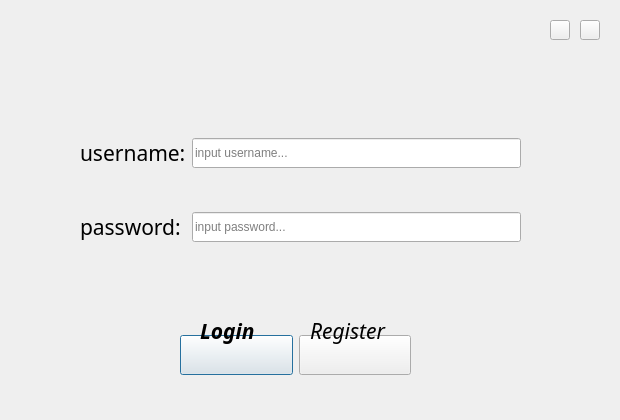
<?xml version="1.0" encoding="UTF-8"?>
<ui version="4.0">
 <class>loginpage</class>
 <widget class="QDialog" name="loginpage">
  <property name="geometry">
   <rect>
    <x>0</x>
    <y>0</y>
    <width>620</width>
    <height>420</height>
   </rect>
  </property>
  <property name="windowTitle">
   <string>Login</string>
  </property>
  <widget class="QWidget" name="mainWidget" native="true">
   <property name="geometry">
    <rect>
     <x>10</x>
     <y>10</y>
     <width>600</width>
     <height>400</height>
    </rect>
   </property>
   <widget class="QWidget" name="horizontalLayoutWidget_2">
    <property name="geometry">
     <rect>
      <x>170</x>
      <y>320</y>
      <width>231</width>
      <height>51</height>
     </rect>
    </property>
    <layout class="QHBoxLayout" name="horizontalLayout_2">
     <item>
      <widget class="QPushButton" name="loginbtn">
       <property name="minimumSize">
        <size>
         <width>0</width>
         <height>40</height>
        </size>
       </property>
       <property name="text">
        <string/>
       </property>
      </widget>
     </item>
     <item>
      <widget class="QPushButton" name="registerbtn">
       <property name="minimumSize">
        <size>
         <width>0</width>
         <height>40</height>
        </size>
       </property>
       <property name="text">
        <string/>
       </property>
      </widget>
     </item>
    </layout>
    <zorder>registerbtn</zorder>
    <zorder>loginbtn</zorder>
   </widget>
   <widget class="QWidget" name="verticalLayoutWidget_2">
    <property name="geometry">
     <rect>
      <x>70</x>
      <y>90</y>
      <width>441</width>
      <height>181</height>
     </rect>
    </property>
    <layout class="QGridLayout" name="gridLayout">
     <item row="0" column="0">
      <widget class="QLabel" name="username_2">
       <property name="enabled">
        <bool>true</bool>
       </property>
       <property name="sizeIncrement">
        <size>
         <width>0</width>
         <height>0</height>
        </size>
       </property>
       <property name="font">
        <font>
         <family>Corbel</family>
         <pointsize>16</pointsize>
         <weight>50</weight>
         <bold>false</bold>
        </font>
       </property>
       <property name="text">
        <string>username:</string>
       </property>
       <property name="margin">
        <number>10</number>
       </property>
      </widget>
     </item>
     <item row="0" column="1">
      <widget class="QLineEdit" name="usernameinput">
       <property name="minimumSize">
        <size>
         <width>0</width>
         <height>30</height>
        </size>
       </property>
       <property name="styleSheet">
        <string notr="true"/>
       </property>
       <property name="placeholderText">
        <string>input username...</string>
       </property>
      </widget>
     </item>
     <item row="1" column="0">
      <widget class="QLabel" name="passwd_2">
       <property name="font">
        <font>
         <family>Corbel</family>
         <pointsize>16</pointsize>
         <weight>50</weight>
         <bold>false</bold>
        </font>
       </property>
       <property name="text">
        <string>password:</string>
       </property>
       <property name="textFormat">
        <enum>Qt::AutoText</enum>
       </property>
       <property name="wordWrap">
        <bool>false</bool>
       </property>
       <property name="margin">
        <number>10</number>
       </property>
      </widget>
     </item>
     <item row="1" column="1">
      <widget class="QLineEdit" name="passwdinput">
       <property name="minimumSize">
        <size>
         <width>0</width>
         <height>30</height>
        </size>
       </property>
       <property name="inputMask">
        <string/>
       </property>
       <property name="text">
        <string/>
       </property>
       <property name="echoMode">
        <enum>QLineEdit::Password</enum>
       </property>
       <property name="placeholderText">
        <string>input password...</string>
       </property>
      </widget>
     </item>
    </layout>
   </widget>
   <widget class="QPushButton" name="quit">
    <property name="geometry">
     <rect>
      <x>570</x>
      <y>10</y>
      <width>20</width>
      <height>20</height>
     </rect>
    </property>
    <property name="text">
     <string/>
    </property>
   </widget>
   <widget class="QLabel" name="loginLabel">
    <property name="geometry">
     <rect>
      <x>190</x>
      <y>300</y>
      <width>71</width>
      <height>41</height>
     </rect>
    </property>
    <property name="font">
     <font>
      <family>Corbel</family>
      <pointsize>16</pointsize>
      <weight>75</weight>
      <italic>true</italic>
      <bold>true</bold>
     </font>
    </property>
    <property name="text">
     <string>Login</string>
    </property>
   </widget>
   <widget class="QLabel" name="registerLabel">
    <property name="geometry">
     <rect>
      <x>300</x>
      <y>300</y>
      <width>91</width>
      <height>41</height>
     </rect>
    </property>
    <property name="font">
     <font>
      <family>Corbel</family>
      <pointsize>16</pointsize>
      <weight>50</weight>
      <italic>true</italic>
      <bold>false</bold>
     </font>
    </property>
    <property name="text">
     <string>Register</string>
    </property>
   </widget>
   <widget class="QPushButton" name="minimize">
    <property name="geometry">
     <rect>
      <x>540</x>
      <y>10</y>
      <width>20</width>
      <height>20</height>
     </rect>
    </property>
    <property name="styleSheet">
     <string notr="true">width:20px;height:20px;</string>
    </property>
    <property name="text">
     <string/>
    </property>
   </widget>
   <zorder>horizontalLayoutWidget_2</zorder>
   <zorder>verticalLayoutWidget_2</zorder>
   <zorder>quit</zorder>
   <zorder>loginLabel</zorder>
   <zorder>minimize</zorder>
   <zorder>registerLabel</zorder>
  </widget>
 </widget>
 <resources/>
 <connections/>
</ui>
